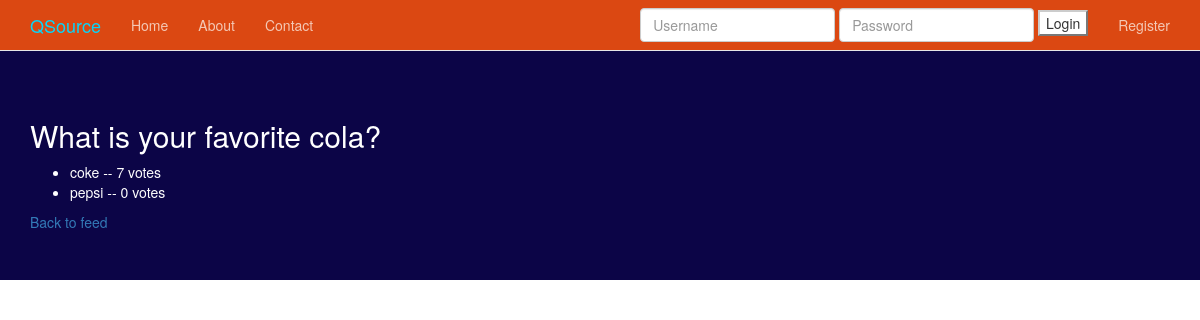
The app's page /polls/2/results/ with its own data.
### polls/models.py (models this page shows, shortened)
class Question(models.Model):
    question_text = models.CharField(max_length = 200)
    pub_date = models.DateTimeField('date published')
    ans1_text = models.CharField(max_length = 200, default= "Yes")
    ans1_votes = models.IntegerField(default = 0)
    ans2_text = models.CharField(max_length = 200, default = "No")
    ans2_votes = models.IntegerField(default = 0)
    def was_published_recently(self):
        now = timezone.now()
        return now - datetime.timedelta(days=1) <= self.pub_date <= now
    was_published_recently.admin_order_field = 'pub_date'
    was_published_recently.boolean = True
    was_published_recently.short_description = 'Published recently?'

### polls/views.py (the view)
# urls.py: url(r'^(?P<pk>[0-9]+)/results/$', views.ResultsView.as_view(), name='results'),
class ResultsView(generic.DetailView):
    model = Question
    template_name = 'polls/results.html'

### polls/templates/polls/results.html (shortened to what this page needs)
{% load staticfiles %}
{% load crispy_forms_tags %}
{% include 'head_css.html' %}
{% include 'navbar.html' %}
{% block jumbotron %}
<div class="jumbotron">
    <div class="container">
    <div class="row">
        <div class='col-sm-6'>
        <h2>{{ question.question_text }}</h2>
        <ul>
        <li>{{ question.ans1_text }} -- {{ question.ans1_votes}} vote{{ question.ans1_votes|pluralize }}</li>
        <li>{{ question.ans2_text }} -- {{ question.ans2_votes}} vote{{ question.ans2_votes|pluralize }}</li>
        </ul>
        <a href="{% url 'polls:index' %}">Back to feed</a>
        </div>
        </div>
    </div>
 </div
{% endblock %}

### records on screen
Question: question_text "What is your favorite cola?", ans1_text "coke", ans1_votes "7", ans2_text "pepsi", ans2_votes "0"
